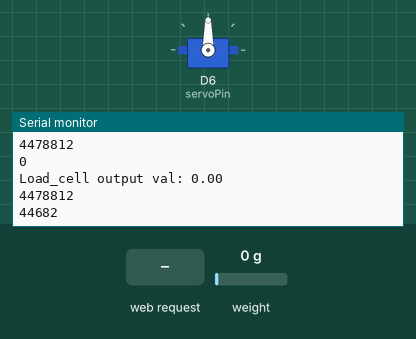
Simulated run of this sketch. Board: Arduino MKR. Shown: servo, the last lines printed to the serial monitor. Inputs (shaded band) come from the test bench; at power-on: weight on the scale 0 g. WiFi joins after 1.5 s; servers stay silent unless stated.

Above: at 12.7 s.
12.8 s: HTTP request GET /submit received
At 14.5 s:
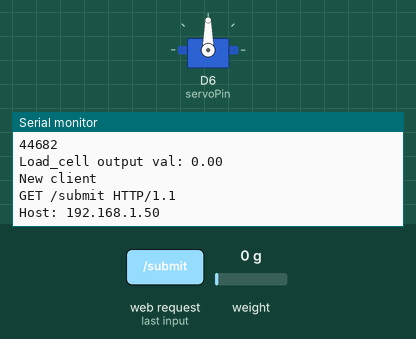
15.0 s: HTTP request GET /tare received
At 18.2 s:
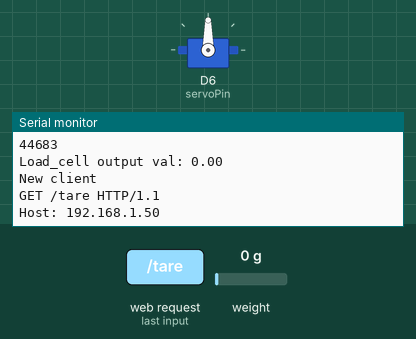
18.5 s: HTTP request GET /calculate received
At 26.8 s:
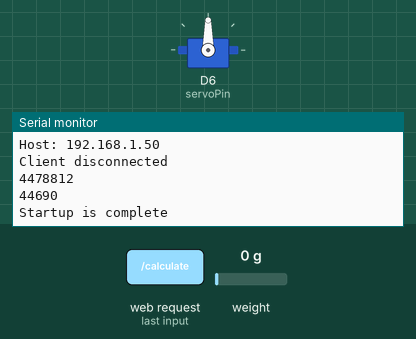
Timing chart, 0 to 28.0 s (numbered marks = the images above; inputs shaded):
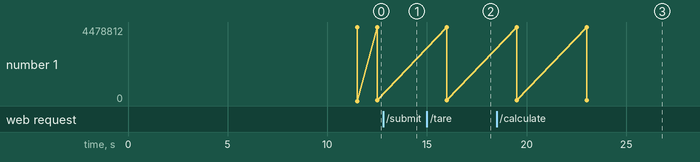

The sketch:

projekt2023_vol16.ino
```cpp
#include <Servo.h>
#include <WiFiNINA.h>
#include <SPI.h>
#include <WiFiUdp.h>
#include <HX711_ADC.h>

void enable_WiFi();
void connect_WiFi();
void printWifiStatus();
void printWEB(WiFiClient client);
unsigned long getCurrentRealWorldTime();
void sendNTPpacket();
void calibrate();
void processRequest(String request);
void createFeedingTime(int hours, int minutes, int index);
void startFeedingCycle();

const int HX711_dout = 4; //mcu > HX711 dout pin
const int HX711_sck = 5; //mcu > HX711 sck pin

boolean _tare = false;
boolean _tare2 = false;

HX711_ADC LoadCell(HX711_dout, HX711_sck);

const int calVal_eepromAdress = 0;
unsigned long t = 0;
int tareValue = 0;

char ssid[] = "vhkwifi"; //"NOKIA-0823"
char pass[] = "teretibukenekabujalakene"; //"pfQ4H8NFay"
int status = WL_IDLE_STATUS;

IPAddress timeServerIP;
const char* ntpServerName = "time.nist.gov";
const int NTP_PACKET_SIZE = 48;
byte packetBuffer[NTP_PACKET_SIZE];
WiFiUDP udp;

WiFiServer server(80);

WiFiClient client = server.available();


const int arraySize = 3; //tõenäoliselt muutub 3-ks
const int servoPin = 6;
unsigned long feedingTimes[arraySize] = {"a", "a", "a"}; //algsed suurused 0-id
int arrayIndex = 0;

Servo myServo;

unsigned long realWorldTime = 0; //päris aja placeholder
unsigned long scaleVariable = 0; // kaalu placeholder
const unsigned long portionSize = 500; //portsioni suurus

void setup() {
  Serial.begin(57600);
  myServo.attach(servoPin);
  enable_WiFi();
  connect_WiFi();

  server.begin();
  printWifiStatus();

  LoadCell.begin();
}

void loop() {

  WiFiClient client = server.available();
  if (client){
    printWEB(client);
  }

  Serial.println(feedingTimes[0]);
  Serial.println(realWorldTime);
  //hetkel placeholder
  realWorldTime = getCurrentRealWorldTime();

  //kellaaegade checkimine
  for (int i = 0; i < arraySize; i++) {
    if (abs(realWorldTime - feedingTimes[i]) <= 20) {
      //kausi täitmise alustamine
      startFeedingCycle();
    }
  }
  if (_tare2 == true){
    LoadCell.start(2000, _tare);
    if (LoadCell.getTareTimeoutFlag() || LoadCell.getSignalTimeoutFlag()) {
      Serial.println("Timeout, check MCU>HX711 wiring and pin designations");
    }
    else {
      LoadCell.setCalFactor(1.0);
      Serial.println("Startup is complete");
    }
    while (!LoadCell.update());
    calibrate();
  }


  static boolean newDataReady = 0;
  const int serialPrintInterval = 0;
  if (LoadCell.update()) newDataReady = true;

  if (newDataReady) {
    if (millis() > t + serialPrintInterval) {
      float i = LoadCell.getData();
      Serial.print("Load_cell output val: ");
      Serial.println(i);
      newDataReady = 0;
      t = millis();
    }
  }

  if (LoadCell.getTareStatus() == true) {
    Serial.println("Tare complete");
  }

}


void printWifiStatus() {
  Serial.print("SSID: ");
  Serial.println(WiFi.SSID());

  //boardi IP aadress:
  IPAddress ip = WiFi.localIP();
  Serial.print("IP Address: ");
  Serial.println(ip);

  long rssi = WiFi.RSSI();
  Serial.print("signal strength (RSSI):");
  Serial.print(rssi);
  Serial.println(" dBm");

  Serial.print("To see this page in action, open a browser to http://");
  Serial.println(ip);
}

void enable_WiFi() {
  if (WiFi.status() == WL_NO_MODULE) {
    Serial.println("Communication with WiFi module failed!");
    while (true);
  }

  String fv = WiFi.firmwareVersion();
  if (fv < "1.0.0") {
    Serial.println("Please upgrade the firmware");
  }
}

void connect_WiFi() {
  while (status != WL_CONNECTED) {
    Serial.print("Attempting to connect to SSID: ");
    Serial.println(ssid);
    status = WiFi.begin(ssid, pass);
    delay(10000);
  }
}

void printWEB(WiFiClient client) {
    if (client) {
        Serial.println("New client");
        String referer = "";
        unsigned long timeout = millis() + 5000;
        bool processed = false;

        while (client.connected() && millis() < timeout) {
            if (client.available()) {
                char c = client.read();
                Serial.write(c);
                referer += c;
                if (c == '\n' && referer.startsWith("GET /submit")) {
                    int hourIndex = referer.indexOf("hour=");
                    int minuteIndex = referer.indexOf("&minute=");
                    int feedingTimeIndex = referer.indexOf("&feedingTime=");
                    if (hourIndex != -1 && minuteIndex != -1 && feedingTimeIndex != -1) {
                        String hourStr = referer.substring(hourIndex + 5, minuteIndex);
                        String minuteStr = referer.substring(minuteIndex + 8);
                        String feedingTimeStr = referer.substring(feedingTimeIndex + 13);
                        int selectedFeedingTimeIndex = feedingTimeStr.toInt() - 1;
                        Serial.print("Selected feeding time index: ");
                        Serial.println(selectedFeedingTimeIndex);
                        processRequest("hour=" + hourStr + "&minute=" + minuteStr + "&feedingTime=" + String(selectedFeedingTimeIndex));
                        processed = true;
                    }
                }

                else if (c == '\n' && referer.startsWith("GET /tare")) {
                  _tare = true;
                }
                else if (c == '\n' && referer.startsWith("GET /calculate")) {
                  int massIndex = referer.indexOf("mass=");
                  if (massIndex != -1) {
                    String massStr = referer.substring(massIndex + 5);
                    tareValue = massStr.toInt();
                  }
                  _tare2 = true;
                  _tare = false;
                }
                if (c == '\n') {
                    referer = "";
                }
            }
        }

        client.println("HTTP/1.1 200 OK");
        client.println("Content-type: text/html");
        client.println();
        client.println("<!DOCTYPE html>");
        client.println("<html>");
        client.println("<head>");
        client.println("<title>add time</title>");
        client.println("</head>");
        client.println("<body>");
        client.println("<h2>Kausi massi arvutamine:</h2>");
        client.println("<form method='GET' action='/tare'>");
        client.println("<input type='submit' value='Alusta'>");
        client.println("</form>");
        if (_tare) {
            client.println("<h3>Asetage objekt alusele ja sisestage selle mass siia:</h3>");
            client.println("<form method='GET' action='/calculate'>");
            client.println("Mass: <input type='text' name='mass' pattern='[0-9]+' title='Only numbers are allowed' required><br>");
            client.println("<input type='submit' value='OK'>");
            client.println("</form>");
        }
        client.println("<h2>Lisa kellaaeg:</h2>");
        client.println("<form method='GET' action='/submit'>");
        client.println("Tund: <input type='number' name='hour' min='0' max='23' /><br>");
        client.println("Minut: <input type='number' name='minute' min='0' max='59' /><br>");
        client.println("Vali kellaaja koht (1-3): <input type='number' name='feedingTime' min='1' max='3' /><br><br>");
        client.println("<input type='submit' value='OK'>");
        client.println("</form>");

        client.println("<h3>Praegused kellaajad:</h3>");
        unsigned long currentSeconds = getCurrentRealWorldTime();
        int currentHour = currentSeconds / 3600;
        int currentMinute = (currentSeconds % 3600) / 60;
        client.print("Praegune aeg: ");
        if (currentHour < 10) client.print("0");
        client.print(currentHour);
        client.print(":");
        if (currentMinute < 10) client.print("0");
        client.println(currentMinute);
        for (int i = 0; i < arraySize; i++) {
            client.print("Kellaaeg ");
            client.print(i + 1);
            client.print(": ");
            int hour = feedingTimes[i] / 3600;
            int minute = (feedingTimes[i] % 3600) / 60;
            if (hour < 10) client.print("0");
            client.print(hour);
            client.print(":");
            if (minute < 10) client.print("0");
            client.println(minute);
        }

        client.println("</body>");
        client.println("</html>");
        client.println();

        client.stop();
        Serial.println("Client disconnected");

        if (processed) {
            processed = false;
        }
    }
}


void processRequest(String request) {
    int hourIndex = request.indexOf("hour=");
    int minuteIndex = request.indexOf("&minute=");
    int feedingTimeIndex = request.indexOf("&feedingTime=");

    if (hourIndex != -1 && minuteIndex != -1 && feedingTimeIndex != -1) {
        String hourStr = request.substring(hourIndex + 5, minuteIndex);
        String minuteStr = request.substring(minuteIndex + 8);
        String feedingTimeStr = request.substring(feedingTimeIndex + 13);

        int hour = hourStr.toInt();
        int minute = minuteStr.toInt();
        int index = feedingTimeStr.toInt();

        createFeedingTime(hour, minute, index);
        Serial.print("Added feeding time: ");
        Serial.print(hour);
        Serial.print(":");
        Serial.print(minute);
        Serial.print(" to index ");
        Serial.println(index);
    }
}


//createFeedingTime funktsioon (genereerib sekundites kellaajad)
void createFeedingTime(int hours, int minutes, int index) {
  unsigned long timeInSeconds = hours * 3600UL + minutes * 60UL;

  //kellaaegade hoiustamine array-sse
  feedingTimes[index-1] = timeInSeconds;
}

unsigned long getCurrentRealWorldTime() {
  unsigned long epoch = 0;

  udp.begin(2390);
  sendNTPpacket();

  delay(1000);
  int cb = udp.parsePacket();
  if (cb) {
    udp.read(packetBuffer, NTP_PACKET_SIZE);

    unsigned long secsSince1900 = 0;
    for (int i = 0; i < 4; i++) {
      secsSince1900 = (secsSince1900 << 8) | packetBuffer[40 + i];
    }

    const unsigned long seventyYears = 2208988800UL;
    epoch = secsSince1900 - seventyYears;

    epoch += 7200;
    epoch %= 86400;
  }

  udp.stop();
  return epoch;
}


void sendNTPpacket() {
  memset(packetBuffer, 0, NTP_PACKET_SIZE);
  packetBuffer[0] = 0b11100011;
  packetBuffer[1] = 0;
  packetBuffer[2] = 6;
  packetBuffer[3] = 0xEC;
  packetBuffer[12]  = 49;
  packetBuffer[13]  = 0x4E;
  packetBuffer[14]  = 49;
  packetBuffer[15]  = 52;

  udp.beginPacket(ntpServerName, 123);
  udp.write(packetBuffer, NTP_PACKET_SIZE);
  udp.endPacket();
}

void calibrate(){
  LoadCell.refreshDataSet();
  float newCalibrationValue = LoadCell.getNewCalibration(tareValue);
  LoadCell.update();
  LoadCell.tareNoDelay();
  if (LoadCell.getTareStatus() == true) {
    Serial.println("Tare complete");
  }
  _tare2 = false;
}

void startFeedingCycle() {
  Serial.println("kausi täitmine in progress");

  while (scaleVariable < portionSize) {
    myServo.write(10);
  }
  myServo.write(0); //pärast 90-ne peale
  Serial.println("kausi täitmine on lõppenud");
}


//https://github.com/arduino/ArduinoCore-megaavr/issues/27
//https://forum.arduino.cc/t/system-time-on-wifi-rev2-is-on-steroids/1179917
//https://www.nonscio.com/blog/installing-esp8266-libraries-to-the-arduino-ide
//https://docs.arduino.cc/tutorials/uno-wifi-rev2/uno-wifi-r2-hosting-a-webserver/
//https://sentry.io/answers/html-text-input-allow-only-numeric-input/
//https://docs.arduino.cc/tutorials/uno-wifi-rev2/uno-wifi-r2-web-server-ap-mode/
//https://forum.arduino.cc/t/client-print-f-not-displaying-web-page/490152
//https://stackoverflow.com/posts/13952761/edit
```

Measured:
- after the input at 12.8 s, the serial monitor: prints a new line after 0.71 s (image 1)
- after the input at 15.0 s, the serial monitor: prints a new line after 2.0 s (image 2)
- after the input at 18.5 s, the serial monitor: prints a new line after 2.0 s (image 3)
